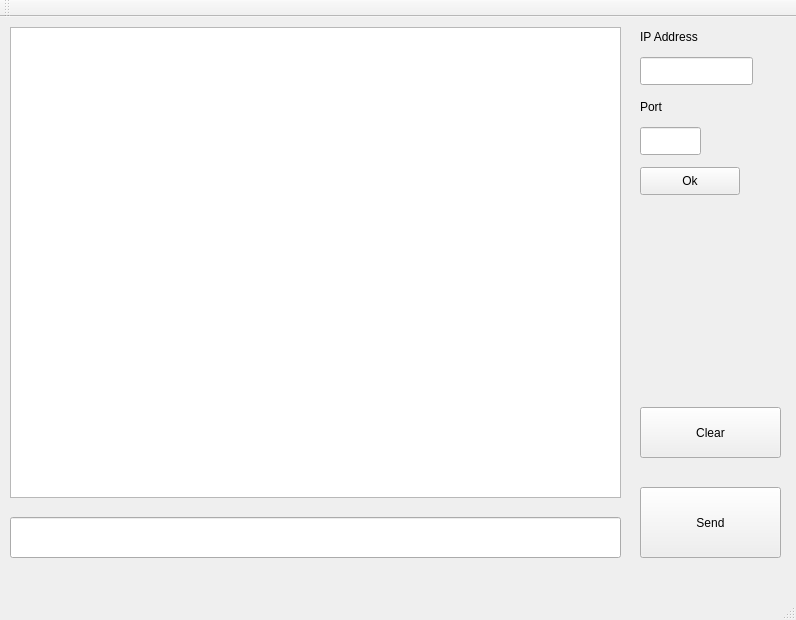
<?xml version="1.0" encoding="UTF-8"?>
<ui version="4.0">
 <class>MainWindow</class>
 <widget class="QMainWindow" name="MainWindow">
  <property name="geometry">
   <rect>
    <x>0</x>
    <y>0</y>
    <width>796</width>
    <height>620</height>
   </rect>
  </property>
  <property name="windowTitle">
   <string>Server</string>
  </property>
  <widget class="QWidget" name="centralWidget">
   <widget class="QTextBrowser" name="textBrowser">
    <property name="geometry">
     <rect>
      <x>10</x>
      <y>10</y>
      <width>611</width>
      <height>471</height>
     </rect>
    </property>
   </widget>
   <widget class="QLineEdit" name="lineEdit">
    <property name="geometry">
     <rect>
      <x>10</x>
      <y>500</y>
      <width>611</width>
      <height>41</height>
     </rect>
    </property>
   </widget>
   <widget class="QPushButton" name="pushButton">
    <property name="geometry">
     <rect>
      <x>640</x>
      <y>470</y>
      <width>141</width>
      <height>71</height>
     </rect>
    </property>
    <property name="text">
     <string>Send</string>
    </property>
   </widget>
   <widget class="QPushButton" name="cclear">
    <property name="geometry">
     <rect>
      <x>640</x>
      <y>390</y>
      <width>141</width>
      <height>51</height>
     </rect>
    </property>
    <property name="text">
     <string>Clear</string>
    </property>
   </widget>
   <widget class="QLabel" name="label">
    <property name="geometry">
     <rect>
      <x>640</x>
      <y>10</y>
      <width>111</width>
      <height>20</height>
     </rect>
    </property>
    <property name="text">
     <string>IP Address</string>
    </property>
   </widget>
   <widget class="QLineEdit" name="lineEdit_2">
    <property name="geometry">
     <rect>
      <x>640</x>
      <y>40</y>
      <width>113</width>
      <height>28</height>
     </rect>
    </property>
   </widget>
   <widget class="QLabel" name="label_2">
    <property name="geometry">
     <rect>
      <x>640</x>
      <y>80</y>
      <width>76</width>
      <height>20</height>
     </rect>
    </property>
    <property name="text">
     <string>Port</string>
    </property>
   </widget>
   <widget class="QLineEdit" name="lineEdit_3">
    <property name="geometry">
     <rect>
      <x>640</x>
      <y>110</y>
      <width>61</width>
      <height>28</height>
     </rect>
    </property>
   </widget>
   <widget class="QPushButton" name="Ok">
    <property name="geometry">
     <rect>
      <x>640</x>
      <y>150</y>
      <width>100</width>
      <height>28</height>
     </rect>
    </property>
    <property name="text">
     <string>Ok</string>
    </property>
   </widget>
  </widget>
  <widget class="QMenuBar" name="menuBar">
   <property name="geometry">
    <rect>
     <x>0</x>
     <y>0</y>
     <width>796</width>
     <height>31</height>
    </rect>
   </property>
  </widget>
  <widget class="QToolBar" name="mainToolBar">
   <attribute name="toolBarArea">
    <enum>TopToolBarArea</enum>
   </attribute>
   <attribute name="toolBarBreak">
    <bool>false</bool>
   </attribute>
  </widget>
  <widget class="QStatusBar" name="statusBar"/>
 </widget>
 <layoutdefault spacing="6" margin="11"/>
 <resources/>
 <connections/>
</ui>
